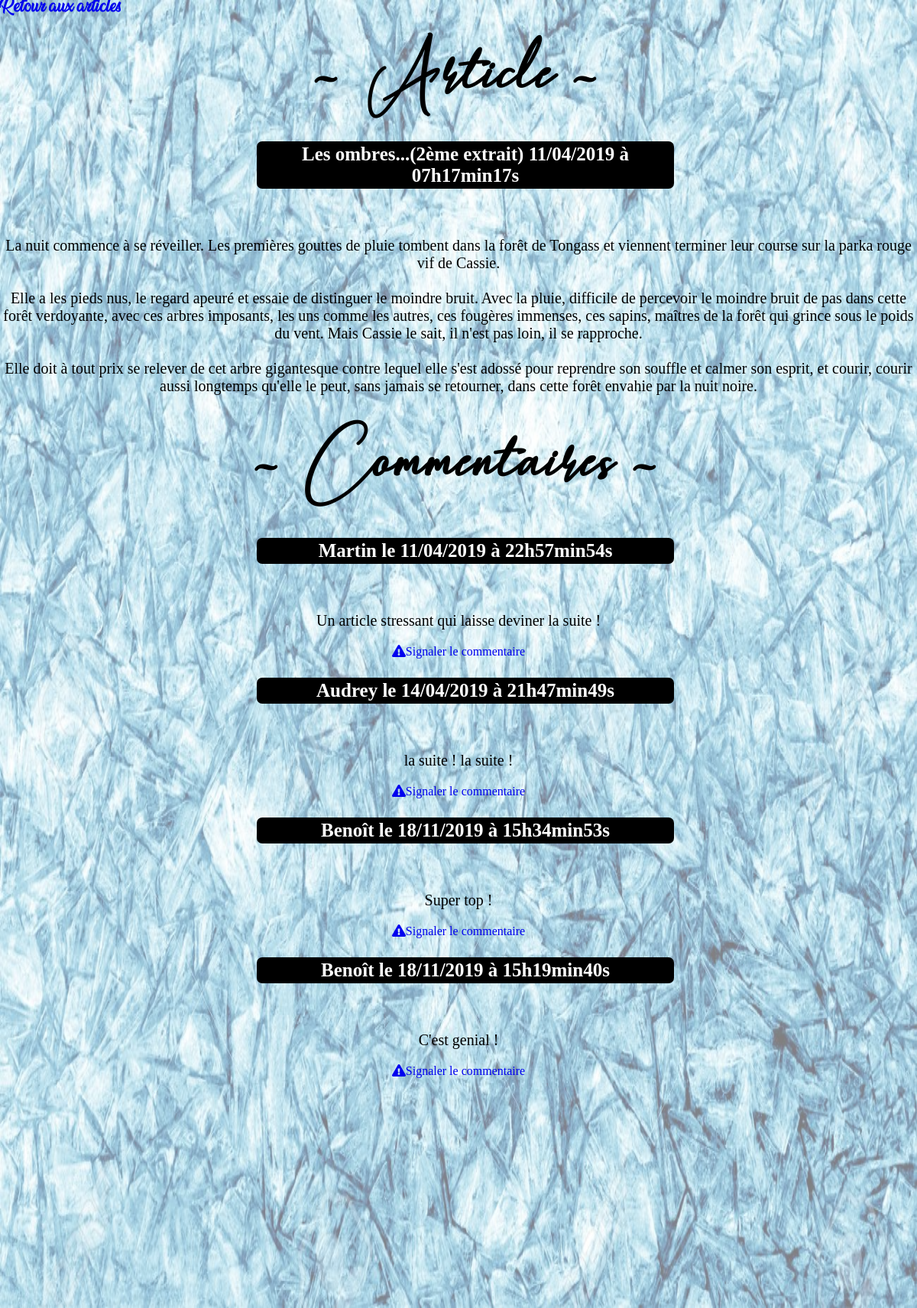
/controller/postSoloCtrl.php?id=2, run on the app's committed database.
### tables this page shows
CREATE TABLE IF NOT EXISTS `posts` (
  `id` int(11) NOT NULL AUTO_INCREMENT,
  `titre` varchar(255) NOT NULL,
  `texte` text NOT NULL,
  `creation_date` datetime NOT NULL,
  PRIMARY KEY (`id`)
);

CREATE TABLE IF NOT EXISTS `comments` (
  `id` int(11) NOT NULL AUTO_INCREMENT,
  `post_id` int(11) NOT NULL,
  `members_id` int(255) NOT NULL,
  `commentaire` text NOT NULL,
  `date_comment` datetime NOT NULL,
  `signaled` tinyint(1) DEFAULT NULL,
  PRIMARY KEY (`id`)
);

CREATE TABLE IF NOT EXISTS `members` (
  `id` int(11) NOT NULL AUTO_INCREMENT,
  `alias` varchar(255) NOT NULL,
  `mail` varchar(255) NOT NULL,
  `pass` varchar(255) NOT NULL,
  `date_inscription` date NOT NULL,
  `role` varchar(10) NOT NULL,
  PRIMARY KEY (`id`)
);

### controller/postSoloCtrl.php (called while the page is built, shortened)
<?php
require_once('./model/PostManager.php');
require_once('./model/CommentManager.php');
$postId = $_GET['id'];
function displayPost($postId)
{
	$postManager = new \Projet_4_Blog\model\PostManager();
	$commentManager =  new \Projet_4_Blog\model\CommentManager();
	$post = $postManager->readOne($postId);
  	$comments = $commentManager->read($postId);
require('./view/postSoloView.php');
}
displayPost($postId);
?>

### model/PostManager.php (called while the page is built, shortened)
<?php
class PostManager extends Manager
{
	public function readOne($postId)
	{
	    $db = $this->dbConnect();
	    $req = $db->prepare('SELECT id, titre, texte, DATE_FORMAT(creation_date, \'%d/%m/%Y à %Hh%imin%ss\') AS creation_date_fr FROM posts WHERE id = ?');
	    $req->execute(array($postId));
	    $post = $req->fetch();
	    return $post;
	}
}

### model/CommentManager.php (called while the page is built, shortened)
<?php
class CommentManager extends Manager
{
    public function read($postId)
    {
        $db = $this->dbConnect();
        $comments = $db->prepare('SELECT members.alias, comments.id, members_id, commentaire, DATE_FORMAT(date_comment, \'%d/%m/%Y à %Hh%imin%ss\') AS comment_date_fr FROM comments INNER JOIN members WHERE post_id = ? AND members.id = comments.members_id');
        $comments->execute(array($postId));
        return $comments;
    }
}

### view/postSoloView.php (the view, shortened to what this page needs)
<img src="images/image_body.jpg" alt="image_fond" id="image_fond" />
<a href="./index.php?redirection=postsCtrl" id="link_return_home">Retour aux articles</a>
<h1 id="title_post_solo"> ~ Article ~ </h1>
<?php
echo '<h3 id="title_date_post">'.htmlspecialchars($post['titre']) . ' ' .htmlspecialchars($post['creation_date_fr']).'</h3>'. '<br />'. '<p id="text_post">'. htmlspecialchars_decode(nl2br(html_entity_decode($post['texte']))). '</p>';
?>
<h2 id="title_post_solo"> ~ Commentaires ~ </h2>
<?php
while ($comment = $comments->fetch())
    {
    echo '<h3 id="title_date_comment">'.htmlspecialchars($comment['alias']). ' '. 'le'.  ' '. $comment['comment_date_fr']. '</h3>'. '<br /> ' .'<p id="text_post">'.  htmlspecialchars($comment['commentaire']). ' '.'<br/>'.'<p><a href="index.php?redirection=postSoloCtrl&amp;commentId=' . htmlspecialchars($comment['id']) . '&amp;signal=true&amp;id=' . htmlspecialchars($_GET['id']) . '"><i class="fas fa-exclamation-triangle"></i>Signaler le commentaire</a>'. '</p>';
	}
?>
<?php
$content = ob_get_clean();
require('template.php');
?>

### view/template.php (shortened to what this page needs)
<!DOCTYPE html>
<html lang='fr'>
    <head>
        <link rel="stylesheet" href="https://cdnjs.cloudflare.com/ajax/libs/font-awesome/4.7.0/css/font-awesome.min.css">
        <link rel="stylesheet" href="./css/projet.css" />
    </head>
    <body>
    	<div id="bloc_page">
		<?php
    	echo $content;
		?>
    	</div>
	</body>
</html>

### css/projet.css (style rules this page uses)
body { overflow-x: hidden; }
#bloc_page { position: absolute; top: 0; left: 0; width: 100%; }
div { position: relative; text-align: center; }
#link_return_home { position: relative; display: flex; top: 0; left: 0; font-family: "Nature"; font-size: 20px; }
h2, p { position: relative; }
a { text-decoration: none; }
#image_fond { position: absolute; opacity: 0.5; background-repeat: repeat; overflow: hidden; width: 100%; height: 120%; top:0; left: 0; z-index: -1; }
#title_date_post { border: solid black; border-radius: 7px; background-color: #c3c3c3; width: 45%; margin-left: 28%; background-color: black; color: white; position: relative; font-family: "Calypso"; font-size: 25px; }
#text_post { font-size: 20px; }
#title_post_solo { font-family: "Hearth Stone"; font-size: 70px; position: relative; }
#title_date_comment { border: solid black; border-radius: 7px; background-color: #c3c3c3; width: 45%; margin-left: 28%; background-color: black; color: white; position: relative; font-family: "Calypso"; font-size: 25px; }

### data on the page
posts: titre "Les ombres...(2ème extrait)", texte "La nuit commence à se réveiller. Les premières gouttes de pluie tombent dans la forêt de Tongass et viennent terminer leur course sur la parka rouge vif de Cassie. Elle a les pieds nus, le regard apeuré et essaie de distinguer le moindre bruit. Avec la pluie, difficile de percevoir le moindre bruit de pas dans cette forêt verdoyante, avec ces arbres imposants, les uns comme les autres, ces fougères immenses, ces sapins, maîtres de la forêt qui grince sous le poids du vent. Mais Cassie le sait, il n'est pas loin, il se rapproche. Elle doit à tout prix se relever de cet arbre gigantesque contre lequel elle s'est adossé pour reprendre son souffle et calmer son esprit, et courir, courir aussi…"
comments: members.alias "Martin", comment_date_fr "11/04/2019 à 22h57min54s", commentaire "Un article stressant qui laisse deviner la suite !"
comments: members.alias "Audrey", comment_date_fr "14/04/2019 à 21h47min49s", commentaire "la suite ! la suite !"
comments: members.alias "Benoît", comment_date_fr "18/11/2019 à 15h34min53s", commentaire "Super top !"
comments: members.alias "Benoît", comment_date_fr "18/11/2019 à 15h19min40s", commentaire "C'est genial !"

### other printed values
$post['creation_date_fr'] "11/04/2019 à 07h17min17s"
